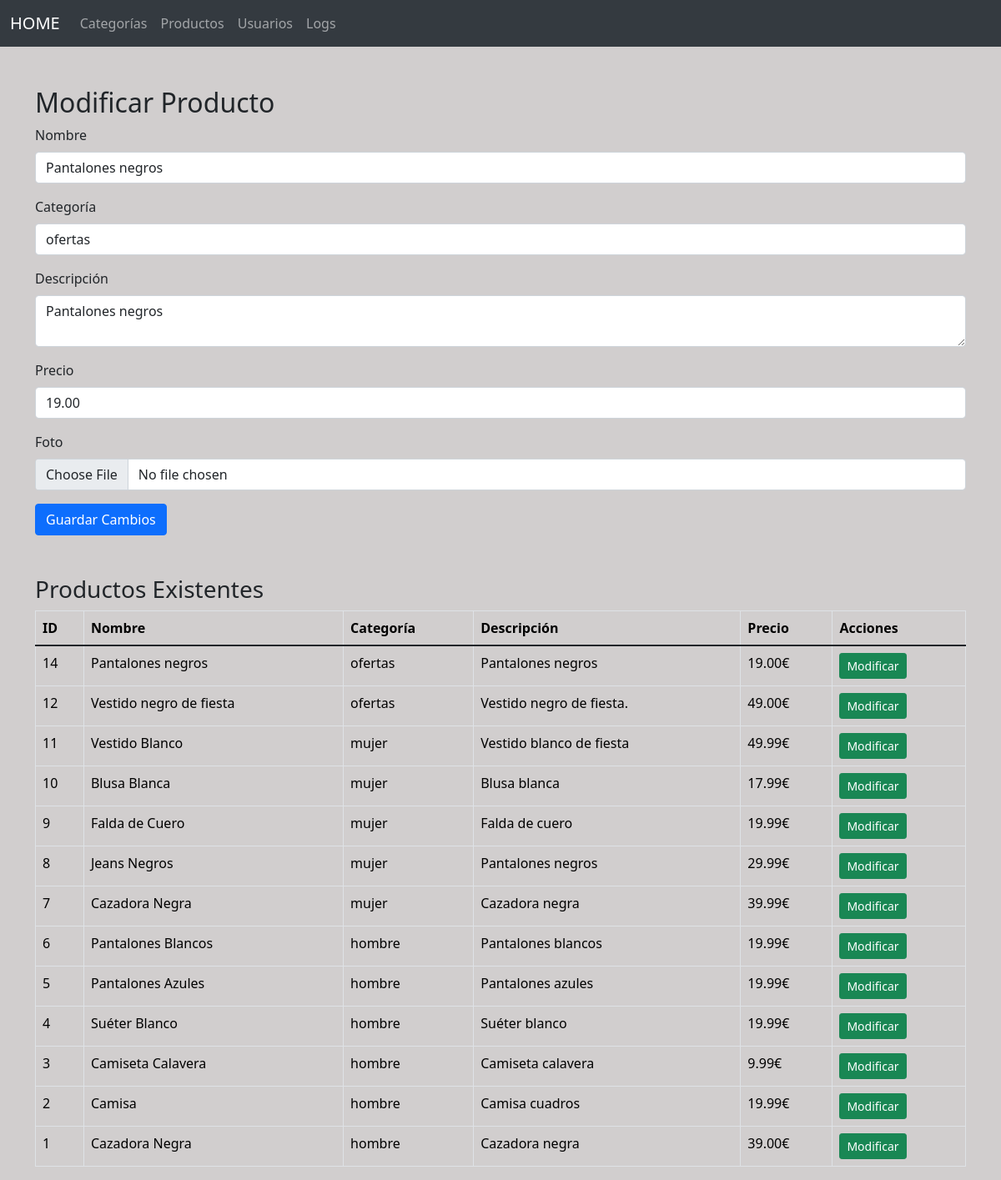
The app's page /admin/p_modificar.php?id=14 (signed in) with its own data.
### tables this page shows
CREATE TABLE IF NOT EXISTS `productos` (
  `id` int(11) NOT NULL AUTO_INCREMENT,
  `nombre` varchar(50) DEFAULT NULL,
  `categoria` varchar(50) DEFAULT NULL,
  `tiene_oferta` varchar(50) DEFAULT NULL,
  `descripcion` varchar(50) DEFAULT NULL,
  `desc_larga` varchar(250) DEFAULT NULL,
  `precio` decimal(20,2) DEFAULT NULL,
  PRIMARY KEY (`id`),
  KEY `prod-cat` (`categoria`),
  CONSTRAINT `prod-cat` FOREIGN KEY (`categoria`) REFERENCES `categorias` (`nombre`) ON DELETE NO ACTION ON UPDATE NO ACTION
);

### admin/p_modificar.php (the view, shortened to what this page needs)
<?php
require_once 'nav.php';
require_once 'add_foto.php';
if (isset($_GET['id'])) {
    $id_modificar = $_GET['id'];
    if (filter_var($id_modificar, FILTER_VALIDATE_INT)) {
        $sql = 'SELECT * FROM productos WHERE id = :id';
        $stmt = $conn->prepare($sql);
        $stmt->bindParam(':id', $id_modificar, PDO::PARAM_INT);
        $stmt->execute();
        $producto = $stmt->fetch(PDO::FETCH_ASSOC);
    } else {
        echo "<script>alert('ID no válido.'); window.location.href='productos.php';</script>";
        exit;
    }
}
?>
<!DOCTYPE html>
<html lang="es">
<head>
    <link href="https://cdn.jsdelivr.net/npm/bootstrap@5.1.3/dist/css/bootstrap.min.css" rel="stylesheet">
</head>
<body>
    <div class="container mt-5">
        <h2>Modificar Producto</h2>
        <form action="" method="POST" enctype="multipart/form-data">
            <div class="mb-3">
                <label for="nombre" class="form-label">Nombre</label>
                <input type="text" class="form-control" id="nombre" name="nombre"
                    value="<?= isset($producto) ? $producto['nombre'] : ''; ?>" required>
            </div>
            <div class="mb-3">
                <label for="categoria" class="form-label">Categoría</label>
                <input type="text" class="form-control" id="categoria" name="categoria"
                    value="<?= isset($producto) ? $producto['categoria'] : ''; ?>" required>
            </div>
            <div class="mb-3">
                <label for="descripcion" class="form-label">Descripción</label>
                <textarea class="form-control" id="descripcion" name="descripcion"
                    required><?= isset($producto) ? $producto['descripcion'] : ''; ?></textarea>
            </div>
            <div class="mb-3">
                <label for="precio" class="form-label">Precio</label>
                <input type="text" class="form-control" id="precio" name="precio"
                    value="<?= isset($producto) ? $producto['precio'] : ''; ?>" required>
            </div>
            <div class="mb-3">
                <label for="foto" class="form-label">Foto</label>
                <input type="file" class="form-control" id="foto" name="foto">
            </div>
            <button type="submit" class="btn btn-primary" name="modificar">Guardar Cambios</button>
        </form>
        <h3 class="mt-5">Productos Existentes</h3>
        <table class="table table-bordered">
            <thead>
                <tr>
                    <th>ID</th>
                    <th>Nombre</th>
                    <th>Categoría</th>
                    <th>Descripción</th>
                    <th>Precio</th>
                    <th>Acciones</th>
                </tr>
            </thead>
            <tbody>
                <?php
                $stmt = $conn->query("SELECT * FROM productos ORDER BY id DESC");
                $productos = $stmt->fetchAll(PDO::FETCH_ASSOC);
                foreach ($productos as $producto):
                    ?>
                    <tr>
                        <td><?= $producto['id']; ?></td>
                        <td><?= $producto['nombre']; ?></td>
                        <td><?= $producto['categoria']; ?></td>
                        <td><?= $producto['descripcion']; ?></td>
                        <td><?= $producto['precio']; ?>€</td>
                        <td>
                            <a href="p_modificar.php?id=<?= $producto['id']; ?>"
                                class="btn btn-success btn-sm">Modificar</a>
                        </td>
                    </tr>
                <?php endforeach; ?>
            </tbody>
        </table>
    </div>
</body>
</html>

### admin/nav.php (style rules this page uses)
body { background-color: rgb(209, 206, 206); }
.table th, .table td { color: black; }
.container { margin-top: 20px; }

### admin/p_modificar.php (style rules this page uses)
body { background-color: rgb(209, 206, 206); }

### records on screen
productos: nombre "Pantalones negros", categoria "ofertas", descripcion "Pantalones negros", precio "19.00", id "14"
productos: id "12", nombre "Vestido negro de fiesta", categoria "ofertas", descripcion "Vestido negro de fiesta.", precio "49.00"
productos: id "11", nombre "Vestido Blanco", categoria "mujer", descripcion "Vestido blanco de fiesta", precio "49.99"
productos: id "10", nombre "Blusa Blanca", categoria "mujer", descripcion "Blusa blanca", precio "17.99"
productos: id "9", nombre "Falda de Cuero", categoria "mujer", descripcion "Falda de cuero", precio "19.99"
productos: id "8", nombre "Jeans Negros", categoria "mujer", descripcion "Pantalones negros", precio "29.99"
productos: id "7", nombre "Cazadora Negra", categoria "mujer", descripcion "Cazadora negra", precio "39.99"
productos: id "6", nombre "Pantalones Blancos", categoria "hombre", descripcion "Pantalones blancos", precio "19.99"
productos: id "5", nombre "Pantalones Azules", categoria "hombre", descripcion "Pantalones azules", precio "19.99"
productos: id "4", nombre "Suéter Blanco", categoria "hombre", descripcion "Suéter blanco", precio "19.99"
productos: id "3", nombre "Camiseta Calavera", categoria "hombre", descripcion "Camiseta calavera", precio "9.99"
productos: id "2", nombre "Camisa", categoria "hombre", descripcion "Camisa cuadros", precio "19.99"
productos: id "1", nombre "Cazadora Negra", categoria "hombre", descripcion "Cazadora negra", precio "39.00"
